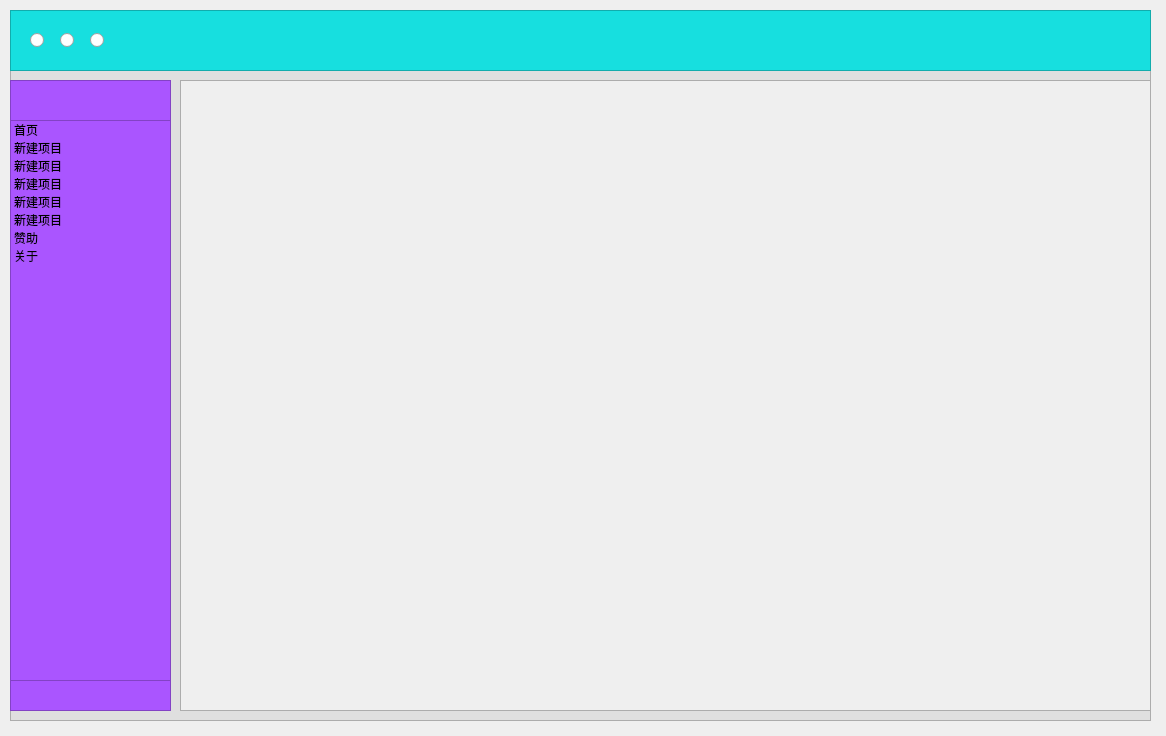
<?xml version="1.0" encoding="UTF-8"?>
<ui version="4.0">
 <class>MainWindow</class>
 <widget class="QMainWindow" name="MainWindow">
  <property name="geometry">
   <rect>
    <x>0</x>
    <y>0</y>
    <width>1166</width>
    <height>736</height>
   </rect>
  </property>
  <property name="windowTitle">
   <string>MainWindow</string>
  </property>
  <widget class="QWidget" name="centralwidget">
   <widget class="QFrame" name="frame">
    <property name="geometry">
     <rect>
      <x>10</x>
      <y>10</y>
      <width>1141</width>
      <height>711</height>
     </rect>
    </property>
    <property name="styleSheet">
     <string notr="true">QFrame {
	background-color: rgb(223, 223, 223);
}</string>
    </property>
    <property name="frameShape">
     <enum>QFrame::StyledPanel</enum>
    </property>
    <property name="frameShadow">
     <enum>QFrame::Raised</enum>
    </property>
    <widget class="QFrame" name="frame_2">
     <property name="geometry">
      <rect>
       <x>0</x>
       <y>0</y>
       <width>1141</width>
       <height>61</height>
      </rect>
     </property>
     <property name="styleSheet">
      <string notr="true">QFrame {
	background-color: rgb(23, 223, 223);
}</string>
     </property>
     <property name="frameShape">
      <enum>QFrame::StyledPanel</enum>
     </property>
     <property name="frameShadow">
      <enum>QFrame::Raised</enum>
     </property>
     <widget class="QRadioButton" name="radioButton_2">
      <property name="geometry">
       <rect>
        <x>50</x>
        <y>20</y>
        <width>16</width>
        <height>20</height>
       </rect>
      </property>
      <property name="text">
       <string/>
      </property>
     </widget>
     <widget class="QRadioButton" name="radioButton_3">
      <property name="geometry">
       <rect>
        <x>80</x>
        <y>20</y>
        <width>16</width>
        <height>20</height>
       </rect>
      </property>
      <property name="text">
       <string/>
      </property>
     </widget>
     <widget class="QRadioButton" name="radioButton_4">
      <property name="geometry">
       <rect>
        <x>20</x>
        <y>20</y>
        <width>16</width>
        <height>20</height>
       </rect>
      </property>
      <property name="text">
       <string/>
      </property>
     </widget>
    </widget>
    <widget class="QFrame" name="frame_3">
     <property name="geometry">
      <rect>
       <x>0</x>
       <y>70</y>
       <width>161</width>
       <height>631</height>
      </rect>
     </property>
     <property name="styleSheet">
      <string notr="true">QFrame {
	background-color: rgb(170, 85, 255);
}</string>
     </property>
     <property name="frameShape">
      <enum>QFrame::StyledPanel</enum>
     </property>
     <property name="frameShadow">
      <enum>QFrame::Raised</enum>
     </property>
     <widget class="QListWidget" name="listWidget">
      <property name="geometry">
       <rect>
        <x>0</x>
        <y>40</y>
        <width>161</width>
        <height>561</height>
       </rect>
      </property>
      <item>
       <property name="text">
        <string>首页</string>
       </property>
      </item>
      <item>
       <property name="text">
        <string>新建项目</string>
       </property>
      </item>
      <item>
       <property name="text">
        <string>新建项目</string>
       </property>
      </item>
      <item>
       <property name="text">
        <string>新建项目</string>
       </property>
      </item>
      <item>
       <property name="text">
        <string>新建项目</string>
       </property>
      </item>
      <item>
       <property name="text">
        <string>新建项目</string>
       </property>
      </item>
      <item>
       <property name="text">
        <string>赞助</string>
       </property>
      </item>
      <item>
       <property name="text">
        <string>关于</string>
       </property>
      </item>
     </widget>
    </widget>
    <widget class="QScrollArea" name="scrollArea">
     <property name="geometry">
      <rect>
       <x>170</x>
       <y>70</y>
       <width>971</width>
       <height>631</height>
      </rect>
     </property>
     <property name="widgetResizable">
      <bool>true</bool>
     </property>
     <widget class="QWidget" name="scrollAreaWidgetContents">
      <property name="geometry">
       <rect>
        <x>0</x>
        <y>0</y>
        <width>969</width>
        <height>629</height>
       </rect>
      </property>
     </widget>
    </widget>
   </widget>
  </widget>
 </widget>
 <resources/>
 <connections/>
</ui>
